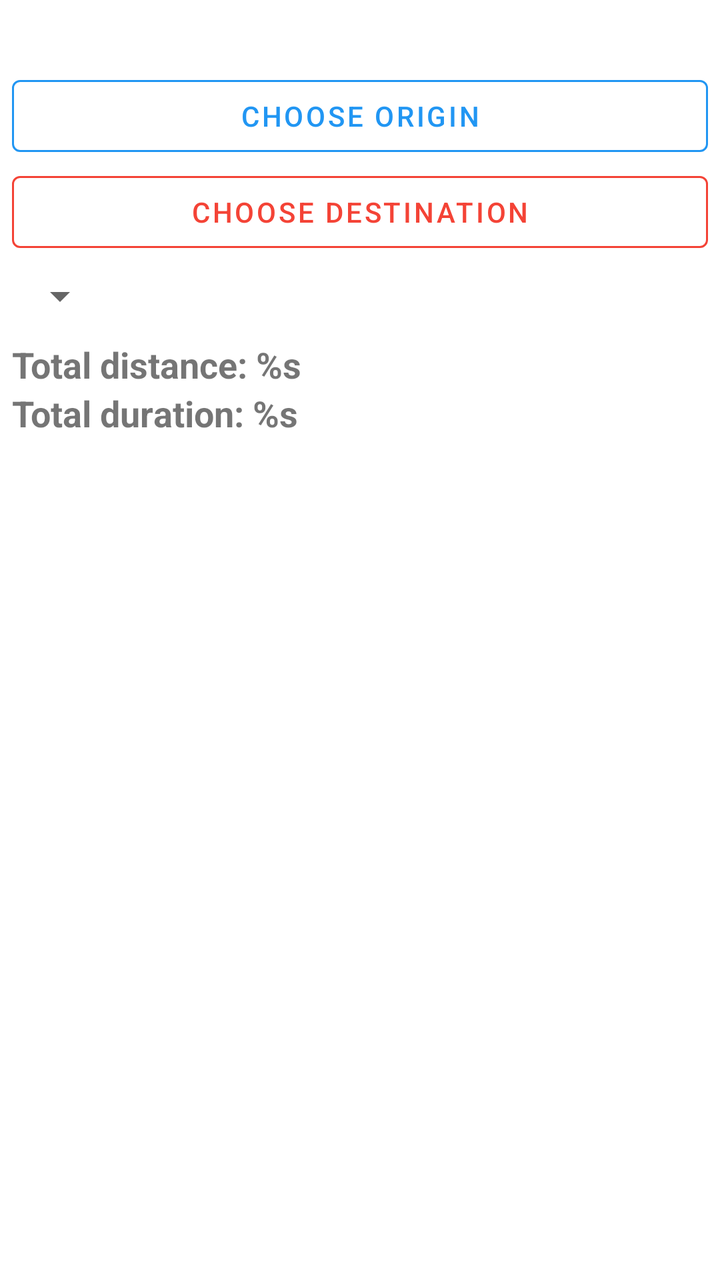
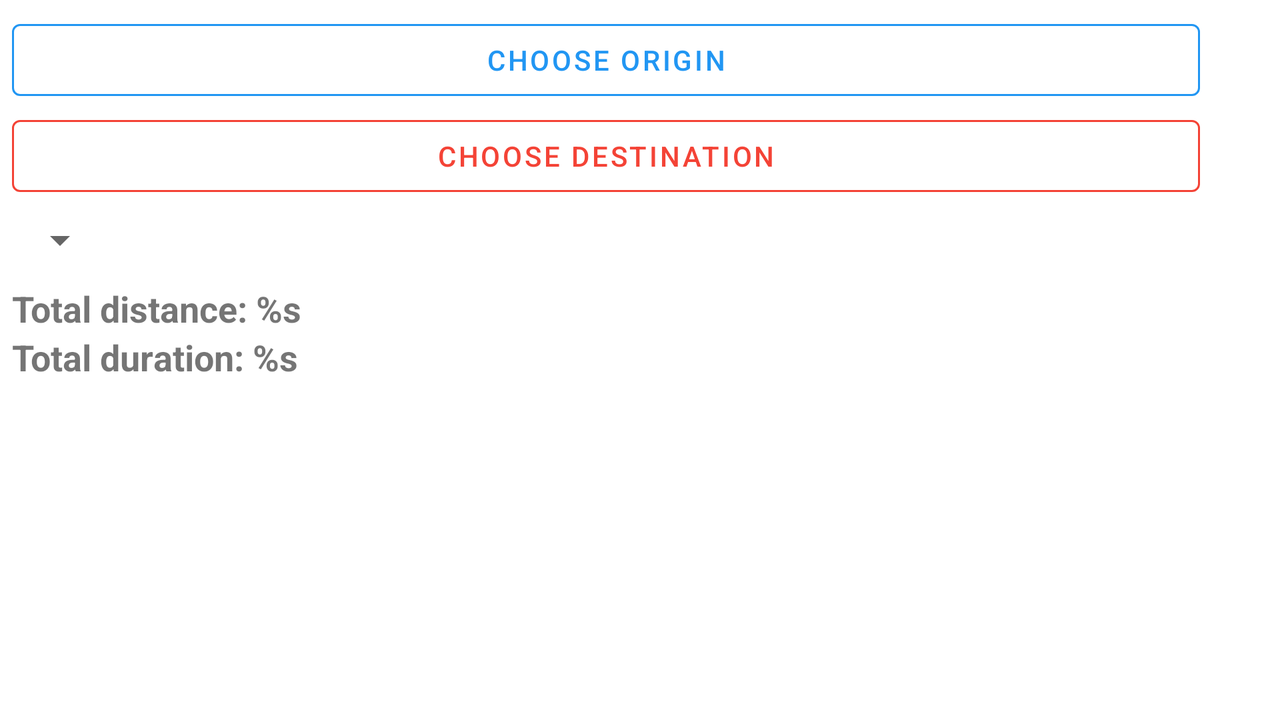

One screen, two layout resources from the same app: the default and the repository's alternative for another configuration. Each is rendered where Android would select it; the XML of both is given below.
<!-- AndroidManifest.xml: application theme Theme.YandexMaps -->
<!-- res/layout/layout_directions.xml -->
<?xml version="1.0" encoding="utf-8"?>
<androidx.constraintlayout.widget.ConstraintLayout xmlns:tools="http://schemas.android.com/tools"
    android:layout_width="match_parent"
    android:layout_height="match_parent"
    xmlns:app="http://schemas.android.com/apk/res-auto"
    android:id="@+id/directionLayout"
    android:background="@color/white"
    android:paddingStart="6dp"
    android:paddingEnd="6dp"
    android:paddingBottom="6dp"
    xmlns:android="http://schemas.android.com/apk/res/android">

    <ImageView
        android:id="@+id/arrowUpView"
        android:layout_width="wrap_content"
        android:layout_height="34dp"
        app:layout_constraintTop_toTopOf="parent"
        app:layout_constraintStart_toStartOf="parent"
        app:layout_constraintEnd_toEndOf="parent"
        android:src="@drawable/ic_baseline_keyboard_arrow_up_24" />

    <com.google.android.material.button.MaterialButton
        android:id="@+id/origin"
        style="@style/Widget.MaterialComponents.Button.OutlinedButton"
        app:strokeColor="@color/light_blue"
        android:textColor="@color/light_blue"
        android:text="@string/choose_origin"
        app:layout_constraintTop_toBottomOf="@id/arrowUpView"
        app:layout_constraintStart_toStartOf="parent"
        android:layout_width="match_parent"
        android:layout_height="wrap_content" />

    <com.google.android.material.button.MaterialButton
        android:id="@+id/destination"
        style="@style/Widget.MaterialComponents.Button.OutlinedButton"
        app:strokeColor="@color/red"
        android:textColor="@color/red"
        android:text="@string/choose_destination"
        app:layout_constraintTop_toBottomOf="@id/origin"
        app:layout_constraintStart_toStartOf="parent"
        android:layout_width="match_parent"
        android:layout_height="wrap_content" />

    <Spinner
        android:id="@+id/directionTypeSpinner"
        android:layout_width="wrap_content"
        android:layout_height="wrap_content"
        android:layout_marginTop="6dp"
        app:layout_constraintStart_toStartOf="parent"
        app:layout_constraintTop_toBottomOf="@id/destination"/>

    <ProgressBar
        android:id="@+id/progressBar"
        android:visibility="gone"
        android:layout_width="wrap_content"
        android:layout_height="wrap_content"
        app:layout_constraintTop_toTopOf="@id/distance"
        app:layout_constraintStart_toStartOf="parent"
        app:layout_constraintEnd_toEndOf="parent"
        app:layout_constraintTop_toBottomOf="@id/directionTypeSpinner" />

    <TextView
        android:id="@+id/distance"
        android:layout_marginTop="10dp"
        android:textSize="18sp"
        android:textStyle="bold"
        tools:text="@string/total_distance"
        android:layout_width="match_parent"
        android:layout_height="wrap_content"
        app:layout_constraintStart_toStartOf="parent"
        app:layout_constraintTop_toBottomOf="@id/directionTypeSpinner"/>

    <TextView
        android:id="@+id/duration"
        android:textSize="18sp"
        android:textStyle="bold"
        tools:text="@string/total_duration"
        android:layout_width="match_parent"
        android:layout_height="wrap_content"
        app:layout_constraintStart_toStartOf="parent"
        app:layout_constraintTop_toBottomOf="@id/distance"/>

    <TextView
        android:id="@+id/directionNotFound"
        android:textSize="18sp"
        android:textStyle="bold"
        android:visibility="gone"
        android:text="@string/direction_not_found"
        android:layout_width="match_parent"
        android:layout_height="wrap_content"
        android:textColor="@color/red"
        app:layout_constraintTop_toBottomOf="@id/duration"/>

    <androidx.recyclerview.widget.RecyclerView
        android:id="@+id/routesList"
        android:layout_width="match_parent"
        android:layout_height="0dp"
        android:layout_marginTop="10dp"
        app:layoutManager="androidx.recyclerview.widget.LinearLayoutManager"
        app:layout_constraintBottom_toBottomOf="parent"
        app:layout_constraintTop_toBottomOf="@id/directionNotFound" />

</androidx.constraintlayout.widget.ConstraintLayout>
<!-- resources referenced by this layout -->
<resources>
  <color name="light_blue">#2196F3</color>
  <color name="red">#F44336</color>
  <color name="white">#FFFFFFFF</color>
  <string name="choose_destination">Choose destination</string>
  <string name="choose_origin">Choose origin</string>
  <string name="direction_not_found">Direction is not found</string>
  <string name="total_distance">Total distance: %s</string>
  <string name="total_duration">Total duration: %s</string>
  <style name="Theme.YandexMaps" parent="Theme.MaterialComponents.DayNight.NoActionBar">
          
          <item name="colorPrimary">@color/purple_500</item>
          <item name="colorPrimaryVariant">@color/purple_700</item>
          <item name="colorOnPrimary">@color/white</item>
          
          <item name="colorSecondary">@color/teal_200</item>
          <item name="colorSecondaryVariant">@color/teal_700</item>
          <item name="colorOnSecondary">@color/black</item>
          
          <item name="android:statusBarColor" tools:targetApi="l">?attr/colorPrimaryVariant</item>
          
      </style>
  <color name="purple_500">#FF6200EE</color>
  <color name="purple_700">#FF3700B3</color>
  <color name="teal_200">#FF03DAC5</color>
  <color name="teal_700">#FF018786</color>
  <color name="black">#FF000000</color>
</resources>
<!-- res/layout-land/layout_directions.xml (the repository's variant of the layout above) -->
<!-- drawn on the phone turned sideways -->
<?xml version="1.0" encoding="utf-8"?>
<androidx.constraintlayout.widget.ConstraintLayout xmlns:android="http://schemas.android.com/apk/res/android"
    xmlns:app="http://schemas.android.com/apk/res-auto"
    xmlns:tools="http://schemas.android.com/tools"
    android:id="@+id/directionLayout"
    android:layout_width="match_parent"
    android:layout_height="match_parent"
    android:background="@color/white"
    android:padding="6dp">

    <ImageView
        android:id="@+id/arrowUpView"
        android:layout_width="34dp"
        android:layout_height="wrap_content"
        android:rotation="90"
        android:src="@drawable/ic_baseline_keyboard_arrow_up_24"
        app:layout_constraintBottom_toBottomOf="parent"
        app:layout_constraintEnd_toEndOf="parent"
        app:layout_constraintTop_toTopOf="parent" />

    <com.google.android.material.button.MaterialButton
        android:id="@+id/origin"
        style="@style/Widget.MaterialComponents.Button.OutlinedButton"
        android:layout_width="0dp"
        android:layout_height="wrap_content"
        android:text="@string/choose_origin"
        android:textColor="@color/light_blue"
        app:layout_constraintEnd_toStartOf="@id/arrowUpView"
        app:layout_constraintStart_toStartOf="parent"
        app:layout_constraintTop_toTopOf="parent"
        app:strokeColor="@color/light_blue" />

    <com.google.android.material.button.MaterialButton
        android:id="@+id/destination"
        style="@style/Widget.MaterialComponents.Button.OutlinedButton"
        android:layout_width="0dp"
        android:layout_height="wrap_content"
        android:text="@string/choose_destination"
        android:textColor="@color/red"
        app:layout_constraintEnd_toStartOf="@id/arrowUpView"
        app:layout_constraintStart_toStartOf="parent"
        app:layout_constraintTop_toBottomOf="@id/origin"
        app:strokeColor="@color/red" />

    <Spinner
        android:id="@+id/directionTypeSpinner"
        android:layout_width="wrap_content"
        android:layout_height="wrap_content"
        android:layout_marginTop="6dp"
        app:layout_constraintStart_toStartOf="parent"
        app:layout_constraintTop_toBottomOf="@id/destination" />

    <ProgressBar
        android:id="@+id/progressBar"
        android:layout_width="wrap_content"
        android:layout_height="wrap_content"
        android:visibility="gone"
        app:layout_constraintEnd_toEndOf="parent"
        app:layout_constraintStart_toStartOf="parent"
        app:layout_constraintTop_toBottomOf="@id/directionTypeSpinner"
        app:layout_constraintTop_toTopOf="@id/distance" />

    <TextView
        android:id="@+id/distance"
        android:layout_width="0dp"
        android:layout_height="wrap_content"
        android:layout_marginTop="10dp"
        android:textSize="18sp"
        android:textStyle="bold"
        app:layout_constraintEnd_toStartOf="@id/arrowUpView"
        app:layout_constraintStart_toStartOf="parent"
        app:layout_constraintTop_toBottomOf="@id/directionTypeSpinner"
        tools:text="@string/total_distance" />

    <TextView
        android:id="@+id/duration"
        android:layout_width="0dp"
        android:layout_height="wrap_content"
        android:textSize="18sp"
        android:textStyle="bold"
        app:layout_constraintEnd_toStartOf="@id/arrowUpView"
        app:layout_constraintStart_toStartOf="parent"
        app:layout_constraintTop_toBottomOf="@id/distance"
        tools:text="@string/total_duration" />

    <TextView
        android:id="@+id/directionNotFound"
        android:layout_width="0dp"
        android:layout_height="wrap_content"
        android:text="@string/direction_not_found"
        android:textColor="@color/red"
        android:textSize="18sp"
        android:textStyle="bold"
        android:visibility="gone"
        app:layout_constraintEnd_toStartOf="@id/arrowUpView"
        app:layout_constraintStart_toStartOf="parent"
        app:layout_constraintTop_toBottomOf="@id/duration" />



</androidx.constraintlayout.widget.ConstraintLayout>
